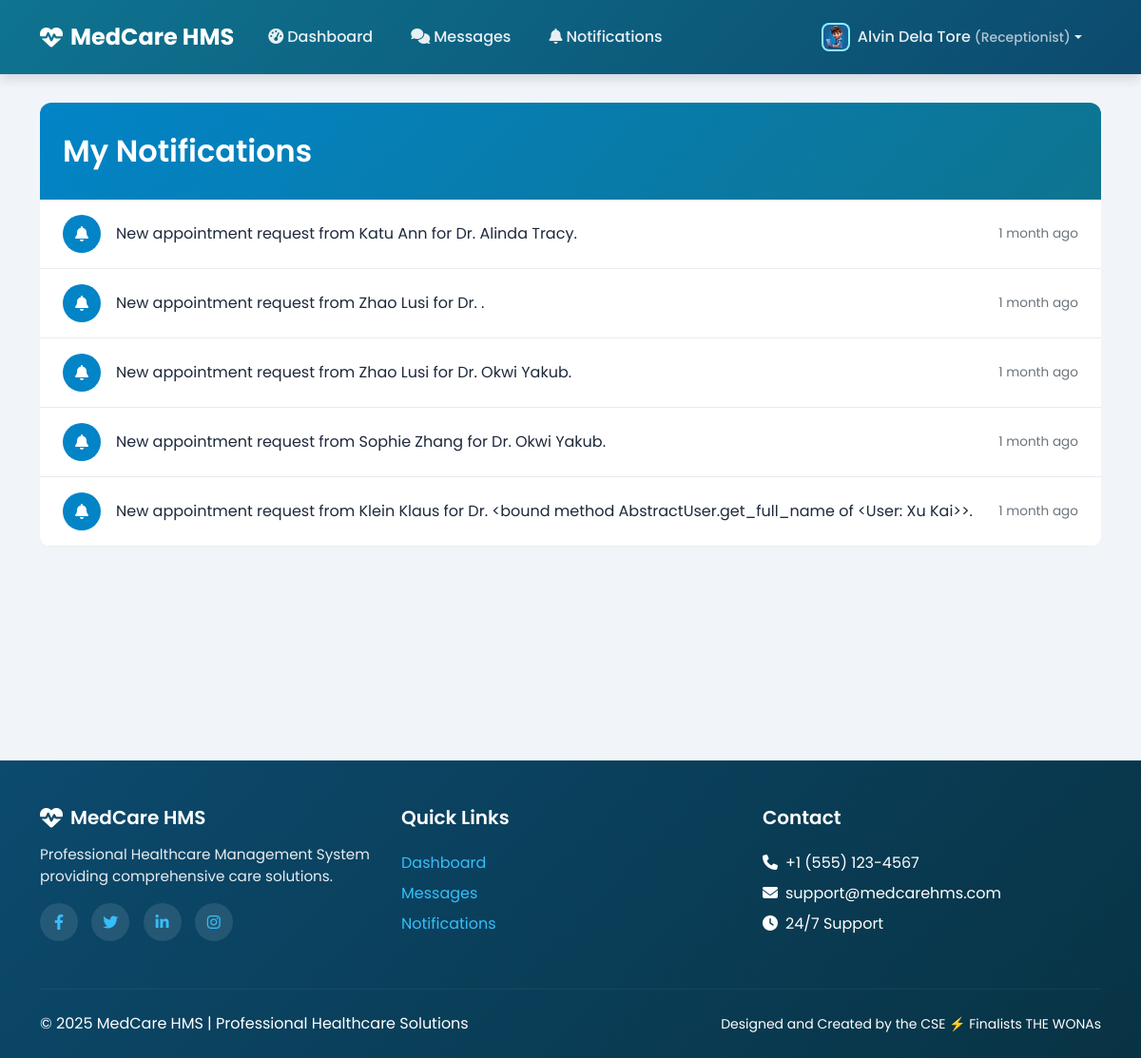
Screenshot of /notifications/ (signed in) with the database file from the repository.
### notifications/models.py (models this page shows, shortened)
class Notification(models.Model):
    recipient = models.ForeignKey(settings.AUTH_USER_MODEL, on_delete=models.CASCADE, related_name='notifications')
    message = models.CharField(max_length=255)
    is_read = models.BooleanField(default=False)
    timestamp = models.DateTimeField(auto_now_add=True)
    link = models.URLField(blank=True, null=True)
    class Meta:
        ordering = ['-timestamp'] # Show the newest notifications first

### notifications/views.py (the view)
# urls.py: path('', views.notification_list_view, name='notification_list'),
@login_required
def notification_list_view(request):
    notifications = Notification.objects.filter(recipient=request.user)
    Notification.objects.filter(recipient=request.user, is_read=False).update(is_read=True)
    return render(request, 'notifications/notification_list.html', {'notifications': notifications})

### accounts/templatetags/profile_tags.py (called while the page is built)
@register.simple_tag
def get_profile_image_url(user):
    try:
        if hasattr(user, 'doctorprofile') and user.doctorprofile.profile_picture:
            return user.doctorprofile.profile_picture.url
        elif hasattr(user, 'patientprofile') and user.patientprofile.profile_picture:
            return user.patientprofile.profile_picture.url
        elif hasattr(user, 'receptionistprofile') and user.receptionistprofile.profile_picture:
            return user.receptionistprofile.profile_picture.url
    except (AttributeError, ValueError):
        pass
    return '/static/profile_pictures/default.jpeg'

@register.simple_tag
def get_user_initials(user):
    if user.first_name and user.last_name:
        return f"{user.first_name[0]}{user.last_name[0]}".upper()
    elif user.first_name:
        return user.first_name[0].upper()
    elif user.username:
        return user.username[0].upper()
    return "U"

@register.simple_tag
def get_user_role_color(user):
    try:
        if hasattr(user, 'doctorprofile'):
            return '#14B8A6'  # Teal accent for doctors
        elif hasattr(user, 'patientprofile'):
            return '#0E7490'  # Primary teal for patients
        elif hasattr(user, 'receptionistprofile'):
            return '#5ce9f6'  # Purple accent for receptionists
    except AttributeError:
        pass
    return '#14B8A6'  # Default to teal

@register.inclusion_tag('components/profile_image.html')
def profile_image(user, size="40", css_class="user-avatar", show_fallback=True):
    return {
        'user': user,
        'size': size,
        'css_class': css_class,
        'show_fallback': show_fallback,
        'image_url': get_profile_image_url(user),
        'initials': get_user_initials(user),
        'role_color': get_user_role_color(user),
    }

### accounts/templatetags/theme_tags.py (called while the page is built, shortened)
@register.simple_tag(takes_context=True)
def get_user_theme(context):
    request = context.get('request')
    if not request or not request.user.is_authenticated:
        return 'public-theme'  # Default theme for non-authenticated users
    user = request.user
    if user.is_superuser or user.is_staff:
        return 'admin-theme'
    try:
        if hasattr(user, 'doctorprofile'):
            return 'doctor-theme'
        elif hasattr(user, 'patientprofile'):
            return 'patient-theme'
        elif hasattr(user, 'receptionistprofile'):
            return 'receptionist-theme'
    except Exception:
        pass
    return 'patient-theme'

### templates/notifications/notification_list.html (shortened to what this page needs)
{% extends 'base_shared.html' %}
{% load theme_tags %}
{% block content %}
<div class="notification-container">
    <div class="notification-header">
        <h2>My Notifications</h2>
    </div>
    <div class="list-group list-group-flush">
        {% for notification in notifications %}
        <a href="{{ notification.link|default:'#' }}" class="notification-item {% if not notification.is_read %}unread{% endif %}">
            <div class="notification-icon">
                <i class="fas fa-bell"></i>
            </div>
            <div class="notification-content">
                {{ notification.message }}
            </div>
            <div class="notification-time">
                {{ notification.timestamp|timesince }} ago
            </div>
        </a>
        {% empty %}
        <div class="text-center p-5 text-muted">
            <i class="fas fa-bell-slash fa-3x mb-3"></i>
            <h5>You have no notifications</h5>
        </div>
        {% endfor %}
    </div>
</div>
{% endblock %}

### templates/base_shared.html (shortened to what this page needs)
{% load theme_tags %}
{% load profile_tags %}
{% load static %}
<!DOCTYPE html>
<html lang="en">
<head>
    <link href="https://cdn.jsdelivr.net/npm/bootstrap@5.3.0/dist/css/bootstrap.min.css" rel="stylesheet">
    <link rel="stylesheet" href="https://cdnjs.cloudflare.com/ajax/libs/font-awesome/6.4.0/css/all.min.css">
    {% load_theme_css %}
</head>
<body class="{% get_user_theme %}">
    <div class="content-wrapper">
        <nav class="navbar navbar-expand-lg navbar-adaptive">
            <div class="container">
                <a class="navbar-brand" href="{% url 'accounts:dashboard_redirect' %}">
                    <i class="fas fa-heartbeat"></i>
                    <span>MedCare HMS</span>
                </a>
                <div class="collapse navbar-collapse" id="navbarNav">
                    <ul class="navbar-nav me-auto">
                        <li class="nav-item">
                            <a class="nav-link" href="{% url 'accounts:dashboard_redirect' %}">
                                <i class="fas fa-tachometer-alt me-1"></i>Dashboard
                            </a>
                        </li>
                        <li class="nav-item">
                            <a class="nav-link" href="{% url 'chat:thread_list' %}">
                                <i class="fas fa-comments me-1"></i>Messages
                            </a>
                        </li>
                        <li class="nav-item">
                            <a class="nav-link" href="{% url 'notifications:notification_list' %}">
                                <i class="fas fa-bell me-1"></i>Notifications
                            </a>
                        </li>
                    </ul>
                    <ul class="navbar-nav">
                        <li class="nav-item dropdown">
                            <a class="nav-link dropdown-toggle d-flex align-items-center" href="#" role="button" data-bs-toggle="dropdown">
                                {% profile_image user size="30" css_class="user-avatar" %}
                                <span class="ms-2">{{ user.get_full_name|default:user.username }}</span>
                                <small class="ms-1 opacity-75">({% get_user_role_display %})</small>
                            </a>
                        </li>
                    </ul>
                </div>
            </div>
        </nav>
        <div class="content-adaptive">
            <div class="container">
                {% block content %}{% endblock %}
            </div>
        </div>
    </div>
    <footer class="footer-adaptive">
        <div class="container">
            <div class="row mb-4">
                <div class="col-lg-4 mb-3">
                    <div class="d-flex align-items-center gap-2 mb-3">
                        <i class="fas fa-heartbeat" style="font-size: 1.5rem;"></i>
                        <h5 class="mb-0">MedCare HMS</h5>
                    </div>
                    <p class="mb-3" style="font-size: 0.95rem; opacity: 0.9;">Professional Healthcare Management System providing comprehensive care solutions.</p>
                    <div class="social-links">
                        <a href="#" title="Facebook"><i class="fab fa-facebook-f"></i></a>
                        <a href="#" title="Twitter"><i class="fab fa-twitter"></i></a>
                        <a href="#" title="LinkedIn"><i class="fab fa-linkedin-in"></i></a>
                        <a href="#" title="Instagram"><i class="fab fa-instagram"></i></a>
                    </div>
                </div>
                <div class="col-lg-4 col-md-6 mb-3">
                    <h5>Quick Links</h5>
                    <ul class="list-unstyled">
                        <li class="mb-2"><a href="{% url 'accounts:dashboard_redirect' %}">Dashboard</a></li>
                        <li class="mb-2"><a href="{% url 'chat:thread_list' %}">Messages</a></li>
                        <li class="mb-2"><a href="{% url 'notifications:notification_list' %}">Notifications</a></li>
                    </ul>
                </div>
                <div class="col-lg-4 col-md-6 mb-3">
                    <h5>Contact</h5>
                    <p class="mb-2"><i class="fas fa-phone me-2"></i>+1 (555) 123-4567</p>
                    <p class="mb-2"><i class="fas fa-envelope me-2"></i>support@medcarehms.com</p>
                    <p class="mb-2"><i class="fas fa-clock me-2"></i>24/7 Support</p>
                </div>
            </div>
            <hr style="border-color: rgba(255,255,255,0.2); margin: 1.5rem 0;">
            <div class="row align-items-center">
                <div class="col-md-6 text-center text-md-start mb-2 mb-md-0">
                    <p class="mb-0">&copy; {% now 'Y' %} MedCare HMS | Professional Healthcare Solutions</p>
                </div>
                <div class="col-md-6 text-center text-md-end">
                    <p class="mb-0 small">Designed and Created by the CSE ⚡ Finalists THE WONAs</p>
                </div>
            </div>
        </div>
    </footer>
</body>
</html>

### templates/components/profile_image.html (shortened to what this page needs)
{% load static %}
<div class="profile-image-container" style="position: relative; display: inline-block;">
    <img src="{{ image_url }}"
         alt="{{ user.get_full_name|default:user.username }}"
         class="{{ css_class }}"
         style="width: {{ size }}px; height: {{ size }}px; border-radius: {% if 'rounded' in css_class %}50%{% else %}8px{% endif %}; object-fit: cover; background: {{ role_color }};"
         onerror="this.style.display='none'; this.nextElementSibling.style.display='flex';">
</div>

### static/css/themes/receptionist-theme.css (style rules this page uses)
:root { --receptionist-primary: #5ce9f6; --receptionist-primary-dark: #0891b2; --receptionist-primary-light: #a5f3fc; --receptionist-secondary: #0284C7; --receptionist-accent: #22D3EE; --receptionist-warning: #F59E0B; --receptionist-danger: #EF4444; --receptionist-success: #10B981; --receptionist-info: #3B82F6; --receptionist-neutral: #6B7280; --receptionist-gradient-primary: linear-gradient(135deg, #5ce9f6 0%, #0891b2 100%); --receptionist-gradient-secondary: linear-gradient(135deg, #22D3EE 0%, #0284C7 100%); --receptionist-gradient-card: linear-gradient(145deg, #ffffff 0%, #f0fdff 100%); --receptionist-gradient-efficiency: linear-gradient(135deg, #a5f3fc 0%, #67e8f9 100%); --receptionist-shadow-primary: 0 4px 20px rgba(92, 233, 246, 0.25); --receptionist-shadow-card: 0 8px 32px rgba(8, 145, 178, 0.15); --receptionist-shadow-hover: 0 12px 40px rgba(92, 233, 246, 0.3); }

### templates/base_shared.html (style rules this page uses)
:root { --primary-teal: #0E7490; --primary-dark-teal: #0C4A6E; --sky-blue: #0284C7; --light-sky-blue: #38BDF8; --accent-blue: #14B8A6; --accent-green: #22C55E; --accent-orange: #F97316; --background-light: #F1F5F9; --background-white: #FFFFFF; --text-dark: #1E293B; --text-muted: #64748B; --border-light: #E2E8F0; }
* { font-family: 'Poppins', sans-serif; }
body { background-color: var(--background-light); color: var(--text-dark); display: flex; flex-direction: column; min-height: 100vh; }
.content-wrapper { flex: 1; }
.navbar-adaptive { background: linear-gradient(135deg, var(--primary-teal) 0%, var(--primary-dark-teal) 100%); box-shadow: 0 4px 12px rgba(15, 23, 42, 0.15); padding: 0.75rem 0; position: fixed; top: 0; left: 0; right: 0; z-index: 1030; }
body { padding-top: 76px; }
.navbar-adaptive .navbar-brand { color: white !important; font-weight: 700; font-size: 1.5rem; display: flex; align-items: center; gap: 0.5rem; }
.navbar-adaptive .nav-link { color: rgba(255, 255, 255, 0.9) !important; font-weight: 500; padding: 0.75rem 1rem !important; border-radius: 8px; margin: 0 4px; transition: all 0.3s ease; }
.user-avatar { width: 40px; height: 40px; border-radius: 50%; object-fit: cover; border: 2px solid rgba(255, 255, 255, 0.3); background: var(--accent-blue); transition: all 0.3s ease; }
.content-adaptive { min-height: calc(100vh - 76px); padding: 2rem 0; }
.footer-adaptive { background: linear-gradient(135deg, var(--primary-dark-teal) 0%, #083344 100%); color: white; padding: 3rem 0 1.5rem; margin-top: auto; }
.footer-adaptive a { color: var(--light-sky-blue); text-decoration: none; transition: color 0.3s ease; }
.footer-adaptive h5 { color: white; margin-bottom: 1.5rem; font-weight: 600; }
.social-links a { display: inline-flex; align-items: center; justify-content: center; width: 40px; height: 40px; border-radius: 50%; background: rgba(255, 255, 255, 0.1); margin-right: 10px; transition: all 0.3s ease; }

### templates/components/messages.html (style rules this page uses)
:root { --message-success: #10b981; --message-success-bg: #ecfdf5; --message-success-border: #a7f3d0; --message-success-text: #065f46; --message-error: #ef4444; --message-error-bg: #fef2f2; --message-error-border: #fecaca; --message-error-text: #991b1b; --message-warning: #f59e0b; --message-warning-bg: #fffbeb; --message-warning-border: #fed7aa; --message-warning-text: #92400e; --message-info: #3b82f6; --message-info-bg: #eff6ff; --message-info-border: #bfdbfe; --message-info-text: #1e40af; --message-slide-duration: 300ms; --message-fade-duration: 250ms; --message-scale-duration: 200ms; }

### templates/notifications/notification_list.html (style rules this page uses)
.notification-container { background: var(--background-white); border-radius: 12px; box-shadow: 0 4px 12px var(--shadow-light); overflow: hidden; }
.notification-header { background: linear-gradient(135deg, var(--sky-blue) 0%, var(--primary-teal) 100%); color: white; padding: 2rem 1.5rem; }
.notification-header h2 { font-weight: 600; margin-bottom: 0; }
.notification-item { display: flex; align-items: center; padding: 1rem 1.5rem; border-bottom: 1px solid #e9ecef; transition: background-color 0.3s ease; text-decoration: none; color: var(--text-dark); }
.notification-icon { width: 40px; height: 40px; flex-shrink: 0; border-radius: 50%; background-color: var(--sky-blue); color: white; display: flex; align-items: center; justify-content: center; margin-right: 1rem; }
.notification-content { flex-grow: 1; }
.notification-time { font-size: 0.85rem; color: #6c757d; white-space: nowrap; margin-left: 1rem; }

### rows the page displays
Notification: message "New appointment request from Katu Ann for Dr. Alinda Tracy.", timestamp "1 month"
Notification: message "New appointment request from Zhao Lusi for Dr. .", timestamp "1 month"
Notification: message "New appointment request from Zhao Lusi for Dr. Okwi Yakub.", timestamp "1 month"
Notification: message "New appointment request from Sophie Zhang for Dr. Okwi Yakub.", timestamp "1 month"
Notification: message "New appointment request from Klein Klaus for Dr. <bound method AbstractUser.get_full_name of <User: Xu Kai>>.", timestamp "1 month"

### other values shown
{{ user.get_full_name|default:user.username }} "Alvin Dela Tore"
